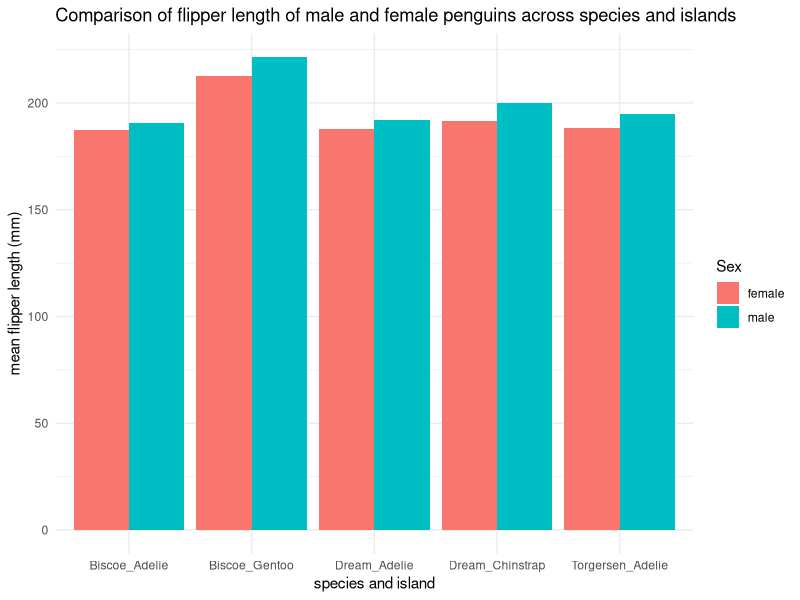

Reproduce this figure in R.
## ---- chunk 1
#| message: false
library(palmerpenguins)
library(dplyr)
library(tidyr)
## ---- chunk 2
penguins |> head() |> print()
penguins |> summarize(across(where(is.numeric), \(x) mean(x, na.rm = TRUE)))
## ---- chunk 3
penguins_grouped <- penguins |> drop_na(sex, island, species) |> group_by(sex, island, species) |> summarise(mean_flipper_length_mm = mean(flipper_length_mm, na.rm = TRUE), .groups = "drop") |> arrange(mean_flipper_length_mm)|>  unite("island_species", island, species, sep = "_", remove = TRUE) 
penguins_grouped
## ---- chunk 4
# Load the ggplot2 library
library(ggplot2)

# Create the example data frame
sales_data <- data.frame(
  Product = c("Product A", "Product A", "Product B", "Product B", "Product C", "Product C"),
  Region  = c("North", "South", "North", "South", "North", "South"),
  Sales   = c(78, 45, 48, 68, 95, 43)
)

# Build the side-by-side bar chart
ggplot(penguins_grouped, aes(x = island_species, y = mean_flipper_length_mm, fill = sex)) +
  geom_col(position = "dodge") +
  labs(
    title = "Comparison of flipper length of male and female penguins across species and islands",
    x = "species and island",
    y = "mean flipper length (mm)",
    fill = "Sex"
  ) +
  theme_minimal()
